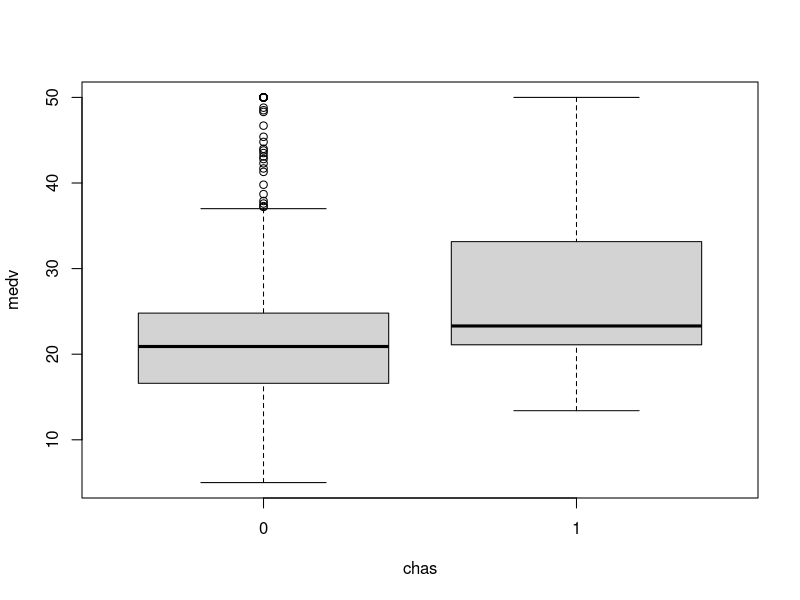
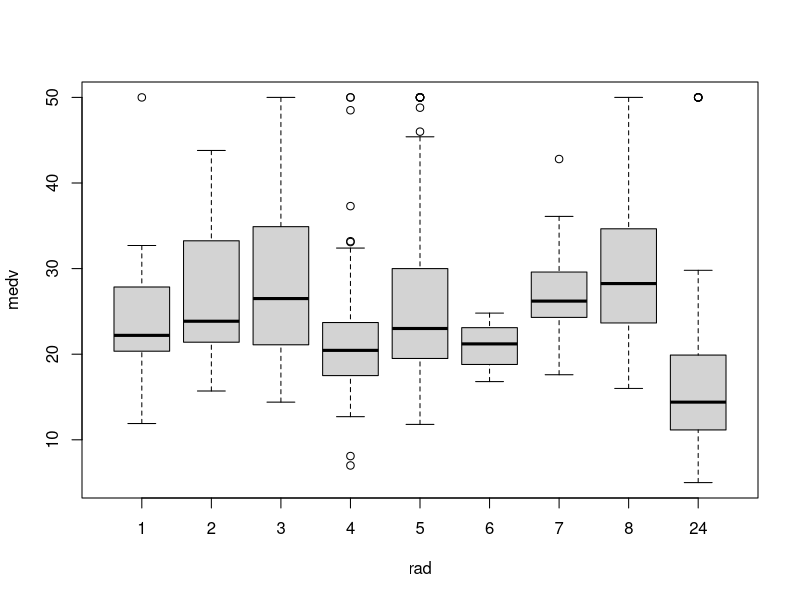
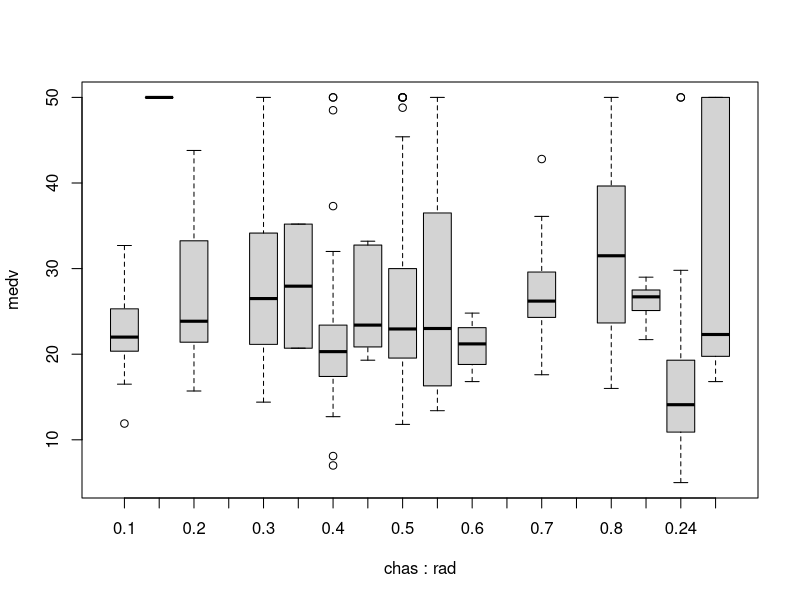
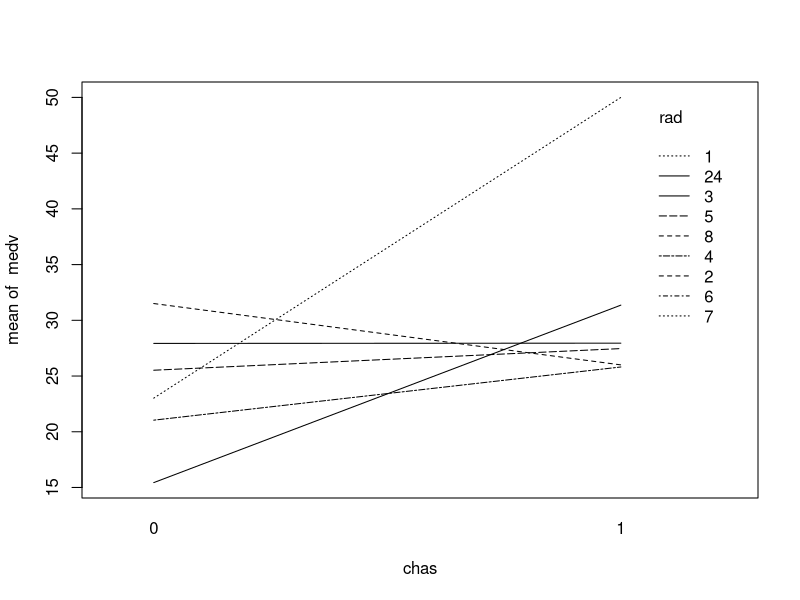
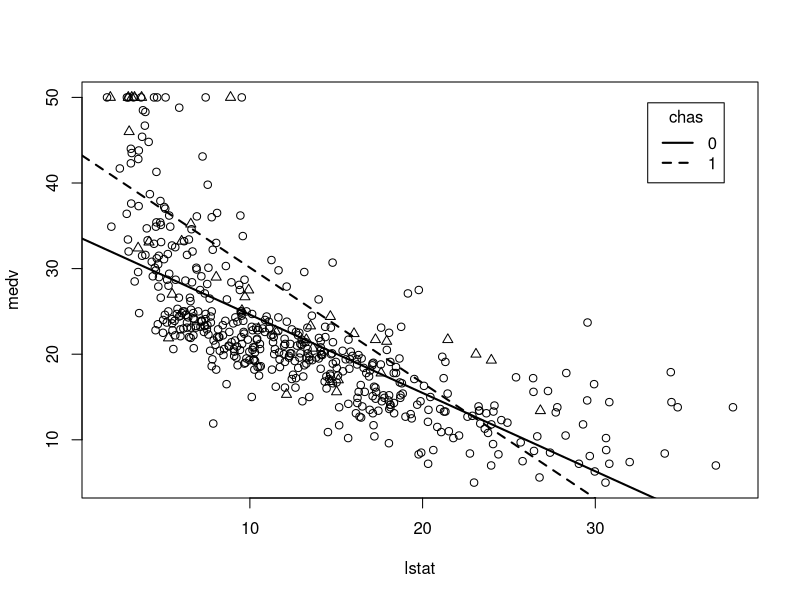
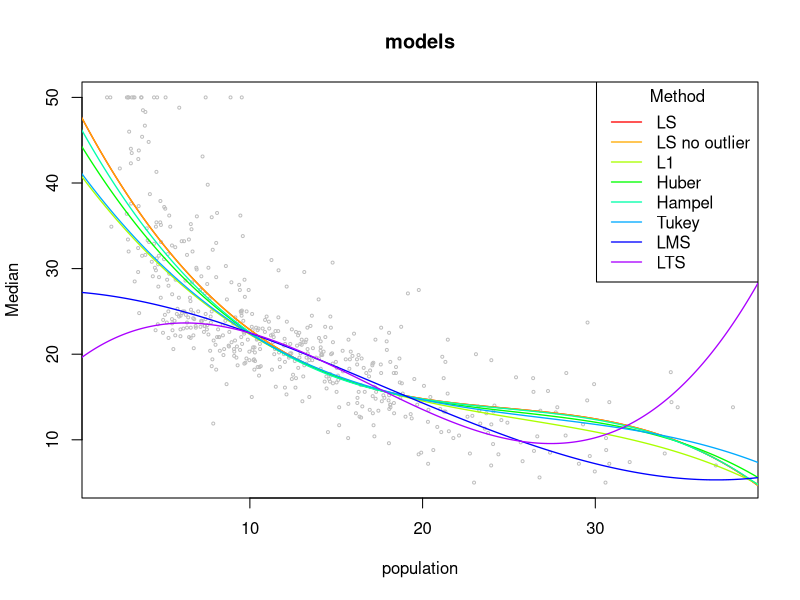

Source code (R) for these figures, in order:


#1
library(MASS)
medv=Boston$medv
lstat=Boston$lstat
chas=as.factor(Boston$chas)
rad=as.factor(Boston$rad)

#a

boxplot(medv~chas)
# there are difference bwtween medv when chas==1 and chas==0
# the two median are similar but the third quaitiles for two boxplot differs

fit=lm(medv~chas)
anova(fit)
# F-test tests hypothesis H0: there is no difference in means
# The p value is small and we reject null, and we conclude that there is a difference in 
#The result is consistent with plot

#b

boxplot(medv~rad)
# there are difference bwtween medv when rad is different, 
#there is a relationship between medv and rad


fit1=lm(medv~rad)
anova(fit1)
# F-test tests hypothesis H0: there is no difference in means
# The p value is small and we reject null, and we conclude that there is a difference in 
#The result is consistent with plot

#c

boxplot(medv~chas+rad)
# there are difference bwtween medv when rad and chas is different, 
#there is a relationship between medv and chas+rad


interaction.plot(chas,rad,medv)
# we should add the interaction term


fit2=lm(medv~chas*rad)
# summary(fit1c)
anova(fit2)
# F tests:
# model:medv~ 1  and medv~1+chas, null:the true means for two models are equal
# model: medv~1+chas and medv~1+chas+rad, null:the true means for two models are equal
#model: medv~1+chas+rad and medv~1+chas+rad+chas:rad, null:the true means for two models are equal
# All three predictor chas, rad, chas:rad are significant since the p value is small
#The result is consistent with plot

#d

a=Boston[chas==0,]$medv
b=Boston[chas==0,]$lstat
a1=Boston[chas==1,]$medv
b1=Boston[chas==1,]$lstat
plot(lstat, medv, type="n")
points(b, a, cex=1, pch=1)
points(b1, a1, cex=1, pch=2)
abline(lm(a~b), lty=1, lwd=2)
abline(lm(a1~b1), lty=2, lwd=2)
legend("topright", inset=.05, title="chas", c("0","1"), lty=1:2, lwd=2)
#there appear that the rate  of decrease depend on whether the area borders the Charles Rive

# null: model medv~lstat has same mean with model medv~lstat+chas
# alternative: model medv~lstat does not have  same mean with model medv~lstat+chas
fit3=lm(medv~lstat+chas)
anova(fit3)
#look at the second line of anova table, the test result is significant, both lstat and chas are significant predictors.

#2
#a
medv=Boston$medv
lstat=Boston$lstat
fit=lm(medv~poly(lstat,3,raw=FALSE)) 

#b

# LS with no outliers
fit2=lm(medv~poly(lstat,3,raw=FALSE))

# various diagnostics for detecting influentiall points
I = influence.measures(fit)
inf.sum=apply(I$is.inf,MARGIN=1,sum); inf.index=inf.sum>=1
fit3=lm(medv[-inf.index]~poly(lstat[-inf.index],3,raw=FALSE))

# L1 regression
library(quantreg)
fit4=rq(medv~poly(lstat,3,raw=FALSE))

# M-estimators
library(MASS)
fit5=rlm(medv~poly(lstat,3,raw=FALSE), maxit=50)#huber
fit6=rlm(medv~poly(lstat,3,raw=FALSE), maxit=50, psi=psi.hampel)#hampel
fit7=rlm(medv~poly(lstat,3,raw=FALSE), maxit=50, psi=psi.bisquare)#tukey

# high breakdown point methods
fit8=lmsreg(medv~poly(lstat,3,raw=FALSE))
fit9=ltsreg(medv~poly(lstat,3,raw=FALSE))

## part c ##

col=rainbow(9)
s=seq(0,40,length.out=1000)
fits=list(fit, fit2, fit4, fit5, fit6, fit7,fit8,fit9)
plot(lstat, medv, pch=1, cex=0.4, col='grey',
     xlab="population", ylab="Median", main="models")
for(i in 1:length(fits)){
  val=predict(fits[[i]], newdata=data.frame(lstat=s))
  lines(s, val, lwd=1.3, col=col[i])
}
legend("topright", title="Method", c("LS","LS no outlier","L1","Huber","Hampel","Tukey","LMS","LTS"), lty=1, lwd=1.3, col=col)






